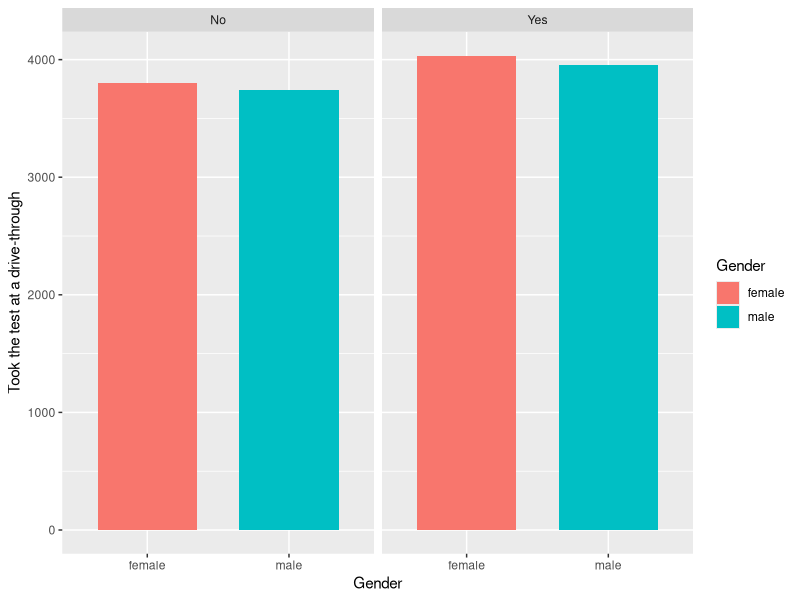
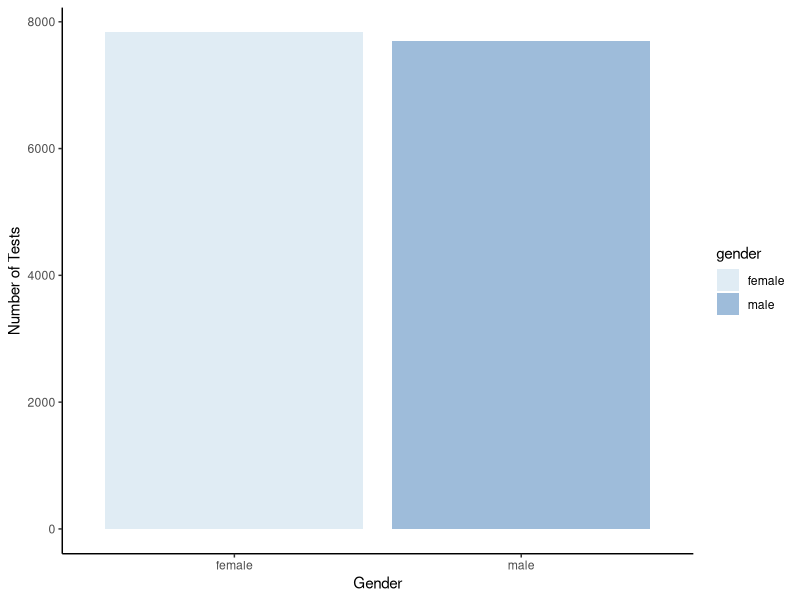
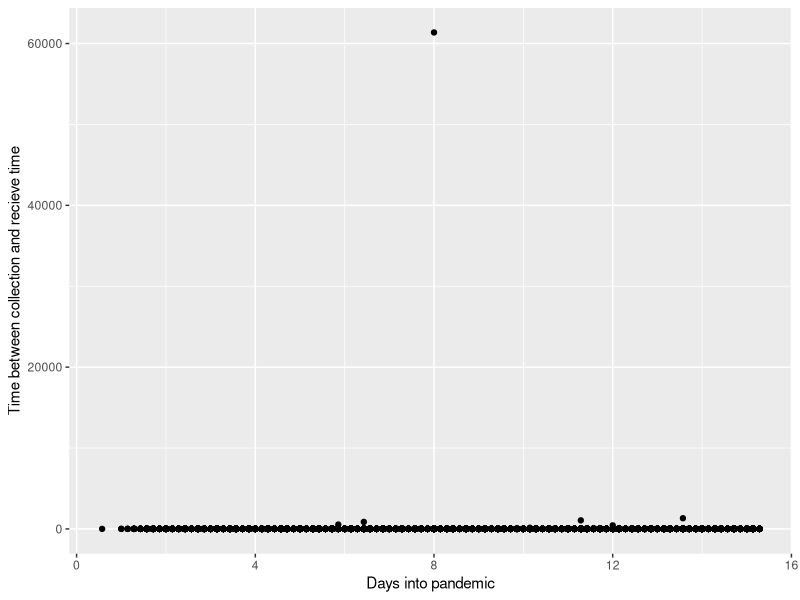
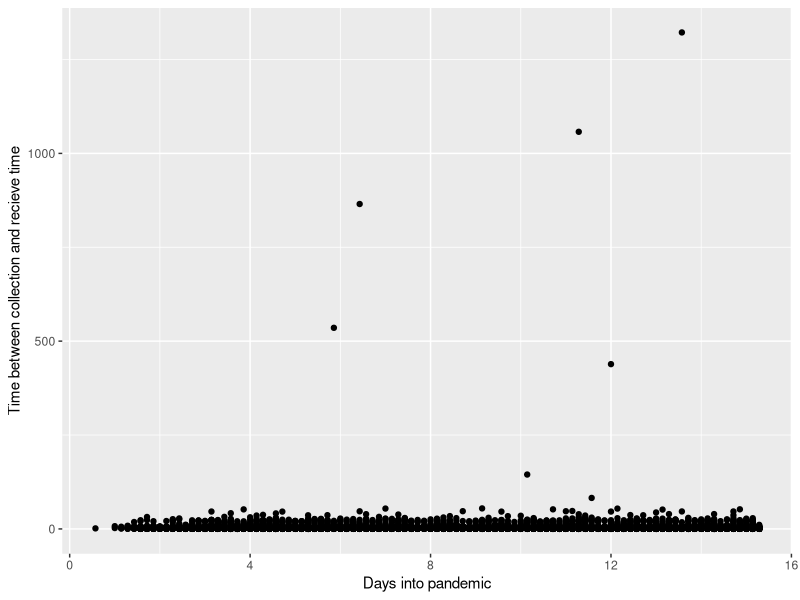
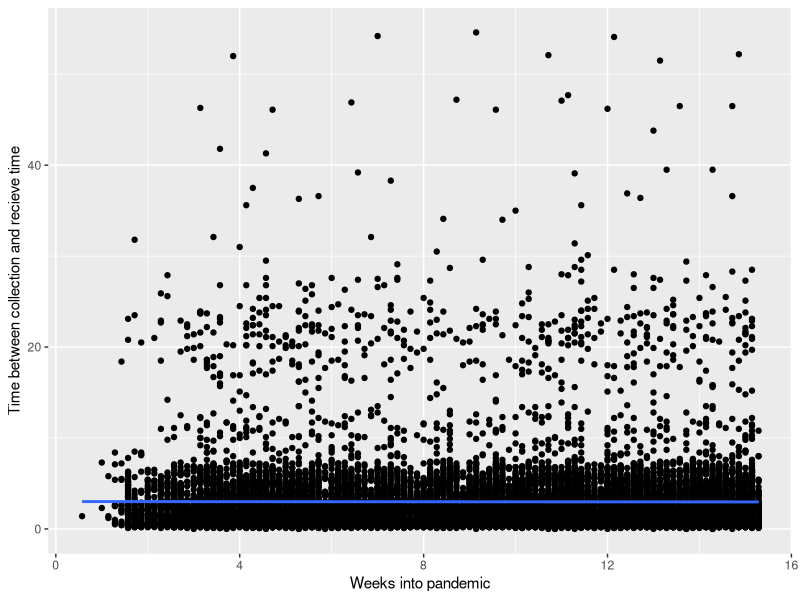
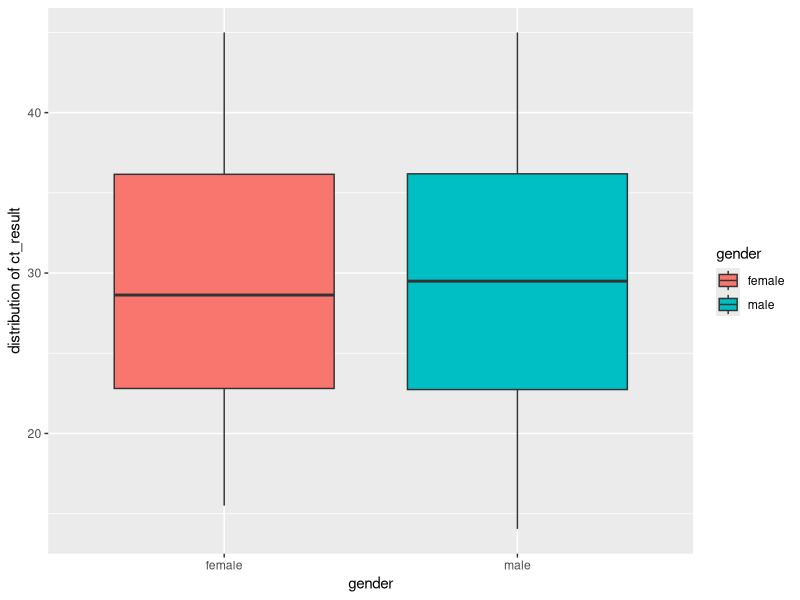
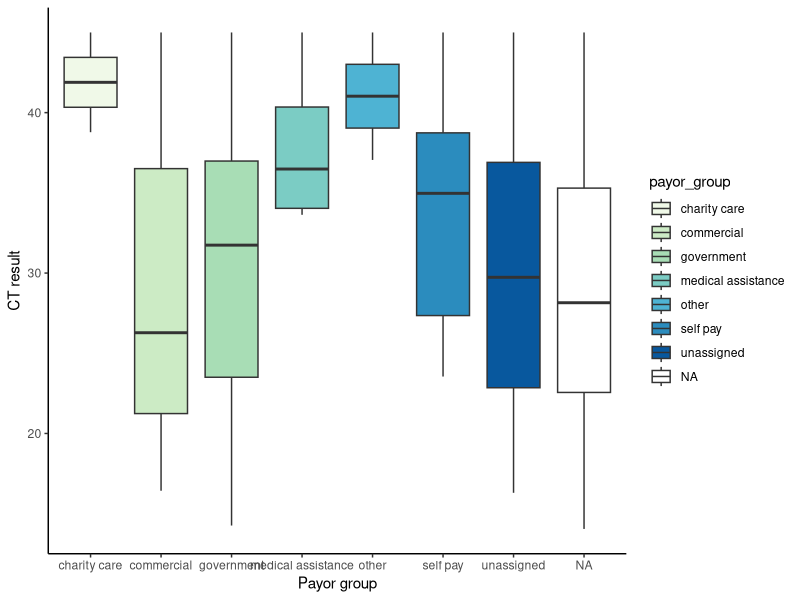
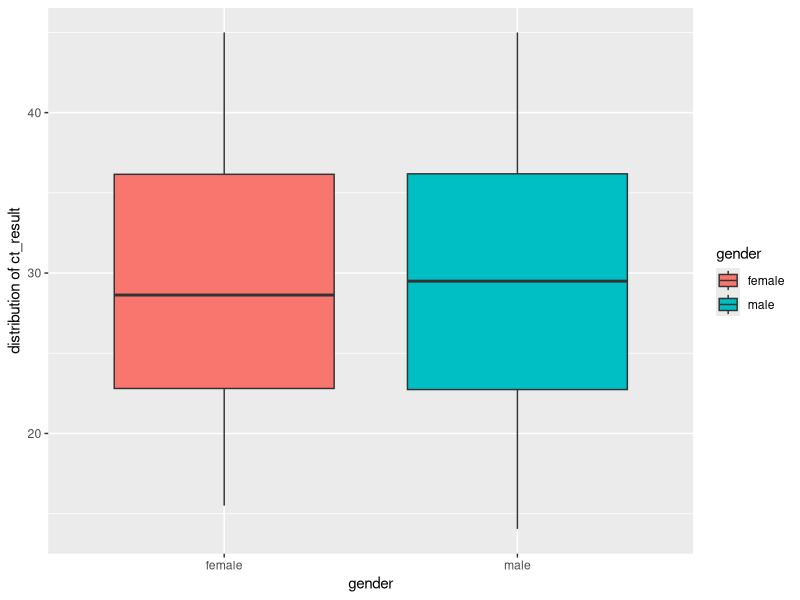

Reproduce these figures in R, in order.
#----# SCRIPT HEADER #----------#
# Date: 15/09/22
# Author: Group 3
# File name: plotting_data
# Description: A script for plotting the data
#------------------------------#

#Loading packages
library(ggplot2)
library(tidyverse)
library(here)

#Reading the data from earlier script
data_nontidy <- read_delim(here("data", "copy_exam_nontidy.txt"))

data_tidy<-
  data_nontidy %>%
  rename(value=.value,
         pan_day="pan day")%>%
  separate(col = "gender-age",
           into = c("gender", "age"),
           sep = "-")%>%
  separate(col = subject,
           into = c("id", "first_name", "last_name"),
           sep = " ") %>%
  distinct() %>%
  pivot_wider(names_from = "time measurement", values_from = "value")

data_join <- read.delim(here("data", "copy_exam_joindata.txt"))

data_wrangled <- 
  data_tidy %>% 
  select(-row,-"1_test_id", -demo_group) %>% 
  mutate(age = as.numeric(age),
         pan_day = as.numeric(pan_day),
         drive_thru_ind = as.numeric(drive_thru_ind),
         ct_result = as.numeric(ct_result),
         id = as.numeric(id)) %>% 
  mutate(rec_ver_tat= if_else(rec_ver_tat>=100, "High", "Low")) %>% 
  mutate(pan_weeks = pan_day / 7) %>% 
  mutate(drive_thru_ind = if_else(drive_thru_ind == 1, "Yes", "No")) %>% 
  mutate(ct_order_result = ct_result * orderset) %>% 
  select(c(id, age, gender), everything()) %>%
  arrange(id) %>% 
  left_join(data_join)

#----------------------------------------------#
#PLOT 1

#Were there more females than males that took the test at a drive through?
data_drivethrough <- data_wrangled %>%
  count(gender, drive_thru_ind)

ggplot(data_drivethrough, aes(x = gender, y = n))+
  geom_col(aes(fill = gender), width = 0.7)+
  xlab("Gender")+
  ylab("Took the test at a drive-through")+
  facet_wrap(facets = vars(drive_thru_ind))+
  labs(fill = "Gender")

#The plot shows that there are slightly more females than males who took the test at a drive through.

#----------------------------------------------#
#PLOT 2

#Plot to illustrate sex differences in testing
count_gender <- 
  data_wrangled %>%
  count(gender)
ggplot(data = count_gender, 
       aes(group = gender,
           x = gender, 
           y = n)) +
  geom_col(aes(fill = gender)) +
  scale_fill_brewer(type = "div", palette ="BuPu") +
  ylab("Number of Tests") +
  xlab ("Gender") +
  theme_classic()
#The visualization shows that a few more women got tested, but the difference
#is relatively small

#----------------------------------------------#
#PLOT 3

#Plot to illustrate if time spent waiting for test results improves 
#over the course of the pandemic
ggplot(data = data_wrangled,
       aes(x = pan_weeks ,
           y = col_rec_tat)) +
  geom_point() +
  xlab("Days into pandemic") +
  ylab("Time between collection and recieve time")

#When making this plot we see one severe outlier.
#This is likely an error and I will remove it from further vizualisation

#First we find the row with this value:
count_col_rec_tat <- 
  data_wrangled %>%
  count(col_rec_tat, id, pan_weeks)

tail(count_col_rec_tat, 8)

data_wrangled %>%
  group_by(data_wrangled$col_rec_tat)

col_week_data <- data_wrangled %>%
  subset(id != 801)

ggplot(data = col_week_data,
       aes(x = pan_weeks ,
           y = col_rec_tat)) +
  geom_point() +
  xlab("Days into pandemic") +
  ylab("Time between collection and recieve time")
#We still see that there are a few outliers, which make interpretation difficult
#We will remove these as well, to make interpretation easier

col_week_data_2 <- col_week_data %>%
  subset(id != (11684))
col_week_data_3 <- col_week_data_2 %>%
  subset(id != (214))
col_week_data_4 <- col_week_data_3 %>%
  subset(id != (2193))
col_week_data_5 <- col_week_data_4 %>%
  subset(id != (5018))
col_week_data_6 <- col_week_data_5 %>%
  subset(id != (1306))
col_week_data_7 <- col_week_data_6 %>%
  subset(id != (2609))
col_week_data_8 <- col_week_data_7 %>%
  subset(id != (4859))

ggplot(data = col_week_data_8,
       aes(x = pan_weeks ,
           y = col_rec_tat)) +
  geom_point(aes()) +
  geom_smooth(method = "lm") +
  xlab("Weeks into pandemic") +
  ylab("Time between collection and recieve time")

#----------------------------------------------#
#PLOT 4

#create a plot that would help to find if the distribution of the ct_results differ with the sex group

data_wrangled_grouped <- data_wrangled %>%
  group_by(gender, ct_result) %>% 
  summarise(sum = sum(ct_result, na.rm=T))
data_wrangled_grouped

ggplot(data_wrangled_grouped,  
       aes(x = as.factor(gender), y = ct_result)) +
  xlab("gender")+
  ylab("distribution of ct_result")+
  geom_boxplot(aes(fill=gender))

#----------------------------------------------#
#PLOT 5

#Does the distribution of the `ct_result` differ with `payor_group`?
data_to_be_analyzed<-
  data_wrangled %>%
  count(payor_group,ct_result)

comparing_payor_group_ct <-
  data_to_be_analyzed %>% 
  ggplot(aes(x=payor_group, y = ct_result)) + 
  geom_boxplot(aes(fill=payor_group)) +
  scale_fill_brewer(type="div",palette="GnBu")+
  ylab("CT result") +
  xlab("Payor group") +
  theme_classic()

comparing_payor_group_ct

#The box plots displays the range and the median of ct_result in each group

#----------------------------------------------#
#PLOT 6
#create a plot that would help to find if the distribution of the ct_results differ with the sex group

data_wrangled_grouped <- data_wrangled %>%
  group_by(gender, ct_result) %>% 
  summarise(sum = sum(ct_result, na.rm=T))
data_wrangled_grouped

ggplot(data_wrangled_grouped,  
       aes(x = as.factor(gender), y = ct_result)) +
  xlab("gender")+
  ylab("distribution of ct_result")+
  geom_boxplot(aes(fill=gender))

